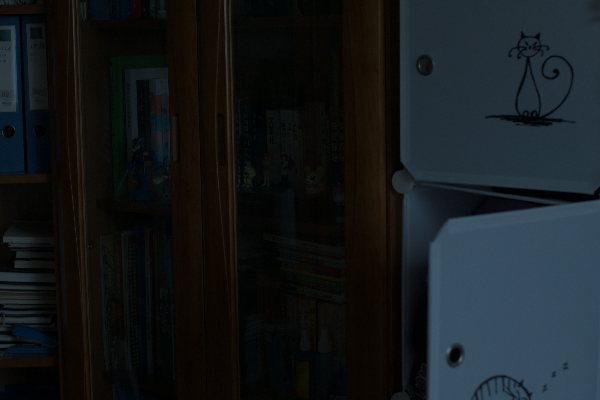
#> input picture datasets/LOL/eval15/low/1.png, 600 x 400 px
$ python visualize.py
#> lines starting #> are read from the running program, lines starting #| are printed output that depends on the picture
### config.py
"""Paths and pipeline parameters. Nothing here reads a ground-truth image."""

import os

ROOT = os.path.dirname(os.path.abspath(__file__))


def _first_existing(*candidates):
    for path in candidates:
        if path and os.path.isdir(path):
            return path
    return candidates[0]


# LOL eval15 (15 pairs). Filename in low/ matches filename in high/.
DATASET_LOW = _first_existing(
    os.path.join(ROOT, "datasets", "LOL", "eval15", "low"),
    os.path.join(ROOT, "data", "hf", "LOLdataset", "eval15", "low"),
    os.path.join(ROOT, "data", "LOLdataset", "eval15", "low"),
    r"C:\Users\notsnehasis\Downloads\LOLdataset\eval15\low",
)
DATASET_HIGH = _first_existing(
    os.path.join(ROOT, "datasets", "LOL", "eval15", "high"),
    os.path.join(ROOT, "data", "hf", "LOLdataset", "eval15", "high"),
    os.path.join(ROOT, "data", "LOLdataset", "eval15", "high"),
    r"C:\Users\notsnehasis\Downloads\LOLdataset\eval15\high",
)

# LOL-v2 Real captured test set. low00690.png pairs with normal00690.png.
LOLV2_REAL_LOW = _first_existing(
    os.path.join(ROOT, "datasets", "LOLv2", "Real", "Test", "Low"),
    os.path.join(ROOT, "data", "hf", "lol-v2-real", "Test", "Low"),
    os.path.join(ROOT, "data", "lol-v2-real", "Test", "Low"),
    r"C:\Users\notsnehasis\Downloads\LOL-v2\LOL-v2\Real_captured\Test\Low",
)
LOLV2_REAL_HIGH = _first_existing(
    os.path.join(ROOT, "datasets", "LOLv2", "Real", "Test", "Normal"),
    os.path.join(ROOT, "data", "hf", "lol-v2-real", "Test", "Normal"),
    os.path.join(ROOT, "data", "lol-v2-real", "Test", "Normal"),
    r"C:\Users\notsnehasis\Downloads\LOL-v2\LOL-v2\Real_captured\Test\Normal",
)

# LOL-v2 Synthetic test split, from the Kaggle set ohmahler91/lolv1-and-lolv2.
# The bundled tree is datasets/LOLv2/Synthetic/Test/{Low,Normal}.
# Low and Normal share filenames (r00816405t.png).
LOLV2_SYN_LOW = _first_existing(
    os.path.join(ROOT, "datasets", "LOLv2", "Synthetic", "Test", "Low"),
    os.path.join(ROOT, "data", "hf", "lol-v2-synthetic", "Test", "Low"),
    os.path.join(ROOT, "data", "lol-v2-synthetic", "Test", "Low"),
    r"C:\Users\notsnehasis\Downloads\LOL-v2\LOL-v2\Synthetic\Test\Low",
)
LOLV2_SYN_HIGH = _first_existing(
    os.path.join(ROOT, "datasets", "LOLv2", "Synthetic", "Test", "Normal"),
    os.path.join(ROOT, "data", "hf", "lol-v2-synthetic", "Test", "Normal"),
    os.path.join(ROOT, "data", "lol-v2-synthetic", "Test", "Normal"),
    r"C:\Users\notsnehasis\Downloads\LOL-v2\LOL-v2\Synthetic\Test\Normal",
)

# UnLOL test split. Low/ is the dark input, High/ is the normal-light reference.
# Filenames match exactly (0103.jpeg).
UNLOL_LOW = _first_existing(
    os.path.join(ROOT, "datasets", "UnLOL", "Test", "Low"),
    os.path.join(ROOT, "data", "UnLOL", "Test", "Low"),
    os.path.join(ROOT, "data", "UnLOL", "test", "Low"),
)
UNLOL_HIGH = _first_existing(
    os.path.join(ROOT, "datasets", "UnLOL", "Test", "High"),
    os.path.join(ROOT, "data", "UnLOL", "Test", "High"),
    os.path.join(ROOT, "data", "UnLOL", "test", "High"),
)

OUTPUT_FOLDER = "output"

# --- 1. Illumination (LIME) -------------------------------------------------
ILLUM_GAMMA = 0.7          # exponent on the smoothed illumination map
ILLUM_RADIUS = 32          # guided-filter radius, in pixels
ILLUM_EPS = 1.5e-3         # guided-filter regularisation on the illumination
ILLUM_EPS_DIV = 1e-4       # floor used when dividing the image by illumination

# --- 2. Adaptive tone -------------------------------------------------------
TONE_GAMMA = 0.82          # additional gamma on ordinary (not crushed) images
CRUSH_MEAN = 0.045         # max-channel mean below this can be a crushed frame
CRUSH_P99 = 0.13           # and the 99th percentile is still dark
CRUSH_RATIO = 4.0          # and there is no bright anchor relative to the median
CRUSH_GAIN = 1.70
CRUSH_KNEE = 0.84
# Midtone anchor: only when the input already has some light, the recovery is
# still dim, and highlights are not already near white.
ANCHOR_TMEAN = 0.075
ANCHOR_MEAN_LO = 0.40
ANCHOR_MEAN_HI = 0.52
ANCHOR_P95 = 0.70
ANCHOR_TARGET = 0.70
ANCHOR_CAP = 1.10
ANCHOR_KNEE = 0.78
GRAY_WORLD = 0.10          # 0 = off, 1 = full gray-world

# Mixed light: a bright tail and a dark mass in the same frame.
# LOL's illumination p99 stays under about 0.38, so this path does not run there.
MIX_P99 = 0.55
MIX_P10 = 0.18
# Mean illumination above this means the frame is already partly lit.
# Dark scenes, including LOL and a lamp in a dark room, keep the single gamma.
MIX_MEAN = 0.30
# A large dark mass is underexposure. A small one is more often a dark object.
MIX_DARK = 0.10
MIX_DARK_MASS = 0.50
# Paired illumination exponents. Low T uses the shadow gamma, high T the highlight gamma.
PAIR_T_LO = 0.18
PAIR_T_HI = 0.55
GAMMA_SHADOW = 0.70            # same strength as ILLUM_GAMMA
GAMMA_SHADOW_LARGE = 0.92     # stronger lift when most of the frame is dark
GAMMA_HIGHLIGHT = 0.55        # already-bright areas are lifted less than 0.70

# --- 3. Edge-preserving refine ----------------------------------------------
REFINE_RADIUS = 4
REFINE_EPS = 0.006
DETAIL_KEEP = 0.25
DETAIL_TAU = 0.04
# A crushed frame has already been amplified, so the grain is stronger than the
# real edges. Keep the guided-filter base and do not add that grain back.
# Li, Liu, Yang, Sun, Guo, TIP 2018: treat amplified noise separately from reflectance.
CRUSH_REFINE_RADIUS = 12
CRUSH_REFINE_EPS = 0.04
CRUSH_DETAIL_KEEP = 0.0
CRUSH_DETAIL_TAU = 0.10

# --- 4. Colour --------------------------------------------------------------
SATURATION = 1.04

### modules/image_io.py
import cv2

def load_image(path):
#> called with path = 'datasets/LOL/eval15/low/1.png'
    image = cv2.imread(path)
#> image is the input picture: shape (400, 600, 3); mean B, G, R 27.9, 25.8, 21
#> call 2 of load_image, with path = 'datasets/LOL/eval15/high/1.png'
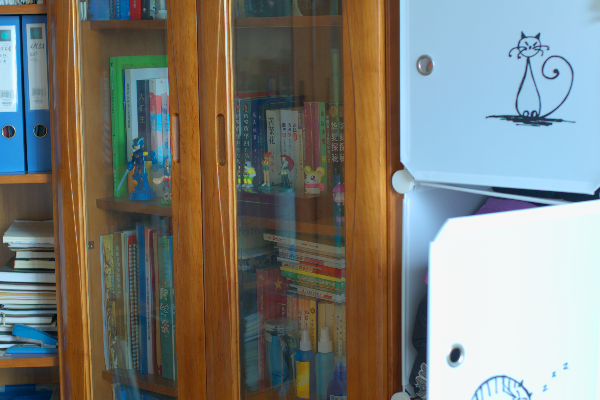
#> input picture datasets/LOL/eval15/high/1.png, 600 x 400 px
#> in load_image, image is the input picture: shape (400, 600, 3); mean B, G, R 119.7, 126.5, 125.2
    if image is None:
        raise FileNotFoundError(f"Cannot load image: {path}")
    return image

### modules/pipeline.py
"""
Low-light enhancement pipeline.

Stages, in order:

1. Illumination recovery (LIME max-RGB map + guided-filter smoothing)
2. Adaptive tone. Mixed frames use a paired shadow/highlight gamma instead
3. Partial gray-world balance
4. Edge-preserving detail refine
5. Midtone saturation restore

Ground-truth images are never read here. Every decision uses the low-light
input only.
"""

import cv2
import numpy as np

import config
from modules.color_restore import restore_color
from modules.illumination import (
    initial_illumination,
    recover_reflectance,
    refine_illumination,
)
from modules.refine import refine_details
from modules.tone import apply_adaptive_tone, gray_world, is_crushed, is_mixed_light, paired_gamma_map

# Names used by the ablation tables. Order matches ``run_stages``.
STAGE_NAMES = [
    "Raw Low-Light",
    "After Illumination",
    "After Adaptive Tone",
    "After Detail Refine",
    "After Color Restore",
]

STAGE_TECHNIQUES = {
    "Raw Low-Light": "No enhancement (baseline)",
    "After Illumination": (
        f"LIME illumination, gamma={config.ILLUM_GAMMA}, "
        f"guided radius={config.ILLUM_RADIUS}"
    ),
    "After Adaptive Tone": (
        "Global tone, or paired shadow/highlight gamma on mixed light, "
        "plus partial gray-world"
    ),
    "After Detail Refine": (
        "Guided-filter denoise with edge detail restored"
    ),
    "After Color Restore": f"Midtone saturation x{config.SATURATION}",
}


def _to_uint8(image):
    return np.clip(np.round(image * 255.0), 0, 255).astype(np.uint8)


def run_stages(image):
    """
    Run every stage.

    Parameters
    ----------
    image : uint8 BGR

    Returns
    -------
    list of uint8 BGR images, one per ``STAGE_NAMES`` entry.
    The last image is the final enhancement.
    """
    if image is None or image.size == 0:
        raise ValueError("Empty image.")
    if image.dtype != np.uint8:
        image = np.clip(image, 0, 255).astype(np.uint8)
    if image.ndim == 2:
        image = cv2.cvtColor(image, cv2.COLOR_GRAY2BGR)
    elif image.shape[2] == 4:
        image = cv2.cvtColor(image, cv2.COLOR_BGRA2BGR)

    original = image
    linear = image.astype(np.float32) / 255.0

    raw_illumination = initial_illumination(linear)
    illumination = refine_illumination(raw_illumination)
    # One gamma for a uniformly dark frame. A shadow gamma and a highlight
    # gamma only when this frame itself is mixed. The global 0.82 is skipped
    # on that path because it lifts the bright regions again.
    if is_crushed(raw_illumination) or not is_mixed_light(illumination):
        recovered = recover_reflectance(linear, illumination)
        toned, crushed = apply_adaptive_tone(recovered, raw_illumination)
    else:
        gamma_map = paired_gamma_map(illumination)
        recovered = recover_reflectance(linear, illumination, gamma_map)
        toned = recovered
        crushed = False
    balanced = gray_world(toned, config.GRAY_WORLD)
    refined = refine_details(balanced, crushed)
    final = restore_color(_to_uint8(refined))

    return [
        original,
        _to_uint8(recovered),
        _to_uint8(balanced),
        _to_uint8(refined),
        final,
    ]


def enhance(image):
    """Return only the final enhanced uint8 BGR image."""
    return run_stages(image)[-1]

### modules/illumination.py
"""
Illumination-map enhancement (LIME).

Guo, Li, and Ling estimate a per-pixel illumination as the maximum of the
RGB channels, then smooth that map so it follows object structure instead of
sensor noise. Dividing the image by a gamma-compressed illumination lifts
dark regions more than regions that are already bright, which is what a
single global gamma cannot do.
"""

import numpy as np

import config
from modules.filters import guided_filter


def initial_illumination(image):
    """Max-RGB illumination, the LIME initial map. ``image`` is float BGR in [0, 1]."""
    return np.max(image, axis=2)


def refine_illumination(illumination):
    """Structure-aware smoothing of the initial illumination map."""
    refined = guided_filter(
        illumination,
        illumination,
        radius=config.ILLUM_RADIUS,
        eps=config.ILLUM_EPS,
    )
    return np.clip(refined, 1e-3, 1.0)


def recover_reflectance(image, illumination, gamma=None):
    """
    Recover a brighter image by dividing out a gamma-compressed illumination.

    ``gamma`` in (0, 1] controls the strength. Values closer to 1 lift shadows
    harder. It may be one number or a per-pixel map. The same value is applied
    to every channel, so colour ratios from the input are kept.
    """
    if gamma is None:
        gamma = config.ILLUM_GAMMA
    compressed = np.power(illumination, gamma)
    recovered = image / (compressed[..., None] + config.ILLUM_EPS_DIV)
    return np.clip(recovered, 0.0, 1.0)

### modules/filters.py
"""Edge-aware filters used by the enhancement pipeline."""

import cv2
import numpy as np


def box_filter(image, radius):
    """Normalized box filter with reflected borders."""
#> called with radius = 32
    kernel = 2 * radius + 1
    return cv2.boxFilter(
        image, -1, (kernel, kernel),
        normalize=True,
        borderType=cv2.BORDER_REFLECT,
    )


def guided_filter(guide, source, radius, eps):
    """
    He et al. guided filter for a single-channel guide and source.

    Both arrays are float32 in a comparable range (here, 0–1). A small
    ``eps`` keeps strong edges; a larger ``eps`` smooths more.
    """
    mean_guide = box_filter(guide, radius)
    mean_source = box_filter(source, radius)
    covariance = box_filter(guide * source, radius) - mean_guide * mean_source
    variance = box_filter(guide * guide, radius) - mean_guide * mean_guide
    a = covariance / (variance + eps)
    b = mean_source - a * mean_guide
    return box_filter(a, radius) * guide + box_filter(b, radius)


def guided_filter_color(image, radius, eps):
    """Smooth each BGR channel, guided by its luminance."""
    luminance = (
        0.114 * image[:, :, 0]
        + 0.587 * image[:, :, 1]
        + 0.299 * image[:, :, 2]
    )
    smoothed = np.empty_like(image)
    for channel in range(3):
        smoothed[:, :, channel] = guided_filter(
            luminance, image[:, :, channel], radius, eps
        )
    return np.clip(smoothed, 0.0, 1.0)


def luminance(image):
    """Rec. 601 luminance of a float BGR image."""
    return (
        0.114 * image[:, :, 0]
        + 0.587 * image[:, :, 1]
        + 0.299 * image[:, :, 2]
    )

### modules/tone.py
"""
Adaptive exposure after illumination recovery.

A fixed gamma under-lifts captures whose whole frame is crushed into the
bottom of the histogram (no highlight left to anchor the illumination map)
and can over-lift scenes that are genuinely dark. This stage reads only the
input illumination statistics — never the ground truth — and picks one of
three tones:

* uniformly crushed exposure: a stronger gain with a soft highlight knee
* ordinary low light that is still short of a normal midtone: a small,
  capped extra gain
* everything else: a gentle gamma on the recovered image
"""

import numpy as np

import config
from modules.filters import luminance


def _soft_gain(image, gain, knee):
    """Multiply, then compress values above ``knee`` so highlights do not clip hard."""
    scaled = image * gain
    over = np.maximum(scaled - knee, 0.0)
    compressed = np.minimum(scaled, knee) + (1.0 - knee) * (
        1.0 - np.exp(-over / (1.0 - knee))
    )
    return np.clip(compressed, 0.0, 1.0)


def is_crushed(illumination):
    """
    True when the capture has almost no bright pixels.

    A low mean, a low 99th percentile, and a small percentile ratio together
    mean the frame is uniformly underexposed rather than a dark scene that
    already contains a lamp or a window.
    """
    mean = float(illumination.mean())
#> mean = 0.126
    p50 = float(np.percentile(illumination, 50))
#> p50 = 0.0667
    p99 = float(np.percentile(illumination, 99))
#> p99 = 0.384
    ratio = (p99 + 1e-6) / (p50 + 1e-4)
#> ratio = 5.76
    return (
        mean < config.CRUSH_MEAN
        and p99 < config.CRUSH_P99
        and ratio < config.CRUSH_RATIO
    )


def _smoothstep(values):
    t = np.clip(values, 0.0, 1.0)
    return t * t * (3.0 - 2.0 * t)


def is_mixed_light(illumination):
    """
    True when one frame contains both a dark mass and a bright tail.

    A uniformly dark capture fails this test and keeps the single global gamma.
    """
    p10 = float(np.percentile(illumination, 10))
#> p10 = 0.0357
    p99 = float(np.percentile(illumination, 99))
#> p99 = 0.375
    mean = float(illumination.mean())
#> mean = 0.126
#> in recover_reflectance, `gamma = config.ILLUM_GAMMA`: gamma = 0.7
#> in recover_reflectance, `recovered = image / (compressed[..., None] + config.ILLUM_EPS_DIV)`:
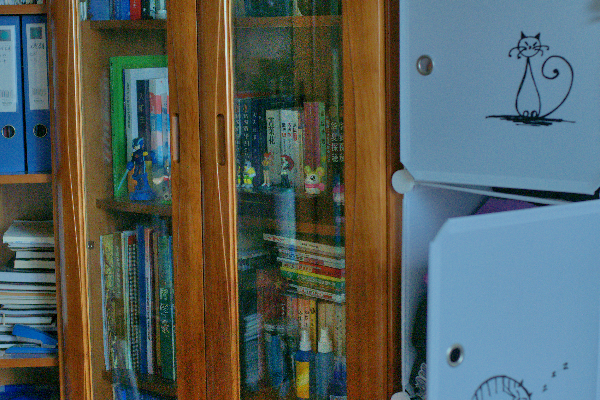
#> recovered: shape (400, 600, 3) float32; mean B, G, R 0.362, 0.377, 0.341
    return (
        p99 > config.MIX_P99
        and p10 < config.MIX_P10
        and mean > config.MIX_MEAN
    )


# [16 lines left out: function paired_gamma_map, not called in this run]


def apply_adaptive_tone(image, illumination):
    """Return the tone-mapped float image and whether the crushed path was used."""
    if is_crushed(illumination):
        toned = _soft_gain(image, config.CRUSH_GAIN, config.CRUSH_KNEE)
        return toned, True

    toned = np.power(np.clip(image, 0.0, 1.0), config.TONE_GAMMA)
    mean = float(illumination.mean())
#> mean = 0.126
    yy = luminance(toned)
#> in luminance, `return ( 0.114 * image[:, :, 0] + 0.587 * image[:, :, 1] + 0.299 * ima..`:
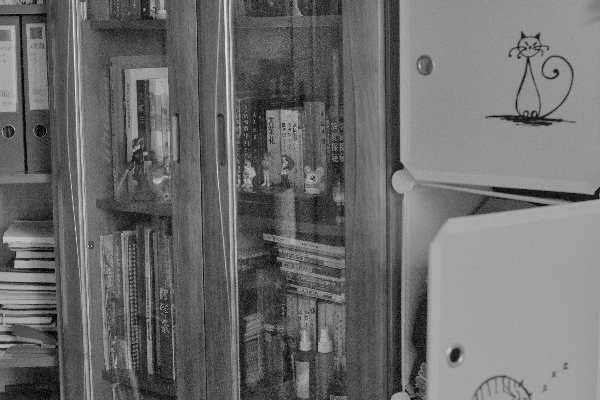
#> returned value: shape (400, 600) float32; min 0, max 0.905, mean 0.428
    recovered_mean = float(yy.mean())
#> recovered_mean = 0.428
    p95 = float(np.percentile(yy, 95))
#> p95 = 0.641
    needs_anchor = (
        mean > config.ANCHOR_TMEAN
        and config.ANCHOR_MEAN_LO < recovered_mean < config.ANCHOR_MEAN_HI
        and p95 < config.ANCHOR_P95
    )
#> needs_anchor = True
    if needs_anchor:
        gain = float(np.clip(
            config.ANCHOR_TARGET / (p95 + 1e-3),
            1.0,
            config.ANCHOR_CAP,
        ))
#> gain = 1.09
        toned = _soft_gain(toned, gain, config.ANCHOR_KNEE)
#> in _soft_gain, `compressed = np.minimum(scaled, knee) + (1.0 - knee) * ( 1.0 - np.exp(..`:
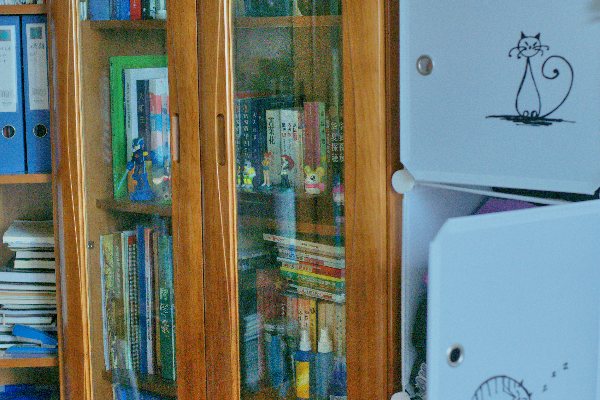
#> compressed: shape (400, 600, 3) float32; mean B, G, R 0.45, 0.483, 0.441
#> in run_stages, `toned, crushed = apply_adaptive_tone(recovered, raw_illumination)`: crushed = False
    return toned, False


def gray_world(image, strength):
    """
    Partial gray-world white balance.

    Full gray-world fights scenes that are genuinely warm or cool. ``strength``
    between 0 and 1 only moves part of the way toward a neutral average.
    """
#> called with strength = 0.1
    if strength <= 0:
        return image
    channel_mean = image.reshape(-1, 3).mean(axis=0)
#> channel_mean = [0.45, 0.483, 0.441]
    gray = float(channel_mean.mean())
#> gray = 0.458
    scale = gray / (channel_mean + 1e-6)
#> scale = [1.02, 0.949, 1.04]
    scale = 1.0 + strength * (scale - 1.0)
#> scale = [1, 0.995, 1]
    return np.clip(image * scale, 0.0, 1.0)
#> returned value: shape (400, 600, 3) float32

### modules/refine.py
"""
Edge-preserving refine.

Smooth with a guided filter, then add back only the detail whose amplitude
is larger than a noise threshold. Edges stay. Fine grain does not.
A crushed exposure is smoothed more and its grain is not added back, because
that grain was amplified above the level of real edges.
"""

import numpy as np

import config
from modules.filters import guided_filter_color


def refine_details(image, crushed):
    """``image`` is float BGR in [0, 1]."""
    if crushed:
        radius = config.CRUSH_REFINE_RADIUS
        eps = config.CRUSH_REFINE_EPS
        keep = config.CRUSH_DETAIL_KEEP
        tau = config.CRUSH_DETAIL_TAU
    else:
        radius = config.REFINE_RADIUS
        eps = config.REFINE_EPS
        keep = config.DETAIL_KEEP
        tau = config.DETAIL_TAU

    base = guided_filter_color(image, radius, eps)
#> the loop in guided_filter_color, `for channel in range(3):` made 3 passes
#> pass 1, in guided_filter (call 2), `variance = box_filter(guide * guide, radius) - mean_guide * mean_guide`:
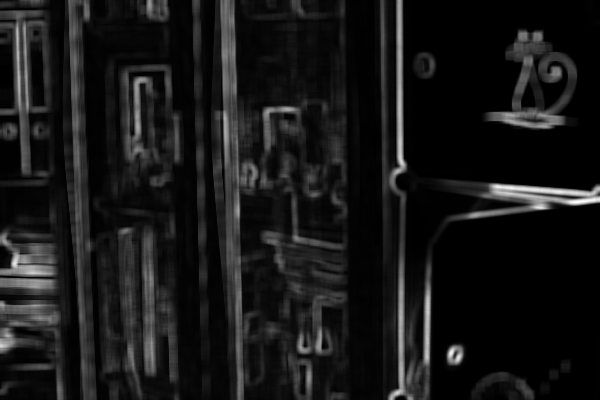
#> variance: shape (400, 600) float32; min 2.32e-05, max 0.0731, mean 0.00682; drawn with min black and max white
#> after the loop in guided_filter_color, `for channel in range(3):`:
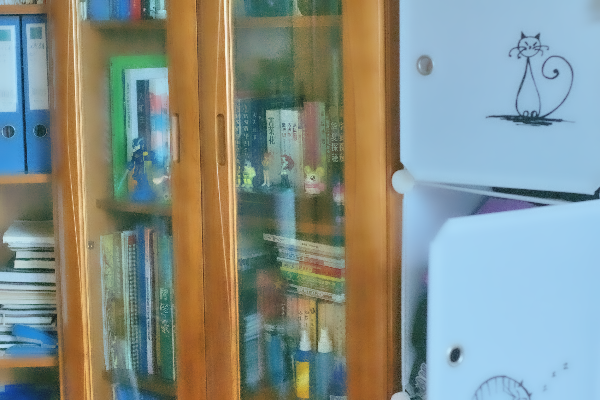
#> smoothed: shape (400, 600, 3) float32; mean B, G, R 0.451, 0.48, 0.443; drawn with min black and max white
#> in guided_filter_color, `return np.clip(smoothed, 0.0, 1.0)`:
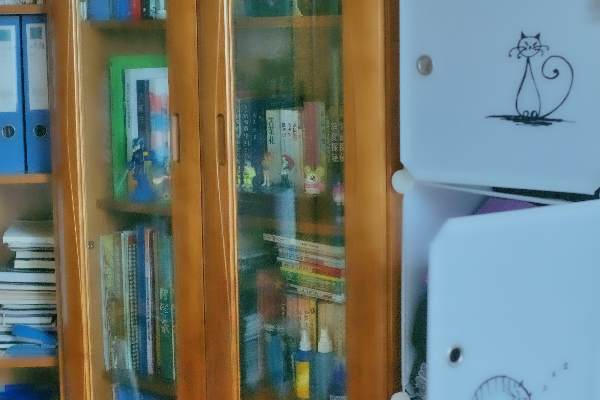
#> returned value: shape (400, 600, 3) float32; mean of channels 0, 1, 2 0.451, 0.48, 0.443; drawn as B, G, R
    detail = image - base
    amplitude = np.mean(np.abs(detail), axis=2, keepdims=True)
#> (the rest of the program and of its run is left out)
